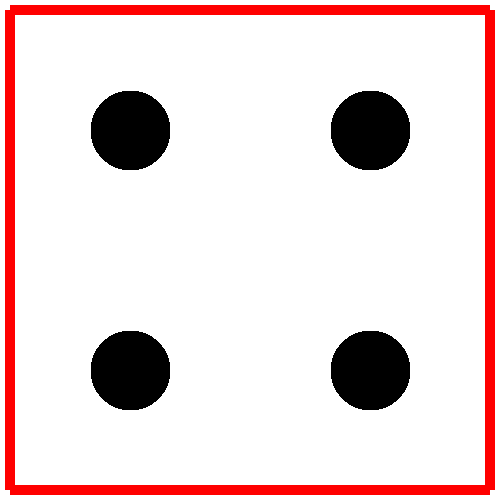
#> input picture Interpreter/Die_Test/4.png, 500 x 500 px, given in place of img_postthresh.png, which was not available
$ python harris_corner.py   (older library calls are emulated)
#> lines starting #> are read from the running program, lines starting #| are printed output that depends on the picture; pictures that were not available may be replaced by others from this repository, and a replacement may not be noted
import cv2
import numpy as np
import scipy.misc as msc

def harris_corner(img_ref,img_crop):
    # print('corner')
    gray = np.float32(img_ref)
    dst = cv2.cornerHarris(gray,10,3,0.01)

    #result is dilated for marking the corners, not important
    dst = cv2.dilate(dst,None)
    dst = dst-dst.min()
    dst = (dst*255.0/dst.max())
    print(dst)
    # print(dst.max())
    # print(dst.min())
    # Threshold for an optimal value, it may vary depending on the image.

    h,w = dst.shape
    corners = np.array([[[h,w],[h,0]],[[0,w],[0,0]]])
    r = 0
    c = 0
    # print('iter')
    # print(dst.shape)
    dstmin = dst.min()+50
    for p in np.nditer(dst):
        # print('r:{} c:{} p:{}'.format(r,c,p))
        if p > dstmin:
            if r <= corners[0,0,0] and c <= corners[0,0,1]:
                corners[0,0,0] = r
                corners[0,0,1] = c
            if r <= corners[0,1,0] and c >= corners[0,1,1]:
                corners[0,1,0] = r
                corners[0,1,1] = c
            if r >= corners[1,0,0] and c <= corners[1,0,1]:
                corners[1,0,0] = r
                corners[1,0,1] = c
            if r >= corners[1,1,0] or c >= corners[1,1,1]:
                corners[1,1,0] = r
                corners[1,1,1] = c

        if(c == w-1):
            r = r+1
            c = 0
        else:
            c = c + 1
    # print('iter2')
    print(corners)
    minr = min(corners[0,0,0],corners[0,1,0],corners[1,0,0],corners[1,1,0])
    minc = min(corners[0,0,1],corners[0,1,1],corners[1,0,1],corners[1,1,1])
    maxr = max(corners[0,0,0],corners[0,1,0],corners[1,0,0],corners[1,1,0])
    maxc = max(corners[0,0,1],corners[0,1,1],corners[1,0,1],corners[1,1,1])
    print('min/max matrix: [{},{},{},{}]'.format(minr,maxr,minc,maxc))
    img_cropped = img_crop[minr:maxr,minc:maxc]
    # print(dst)
    msc.imsave('corners.png',dst)
    msc.imsave('cropped.png',img_cropped)

    return img_cropped

img = cv2.imread('img_postthresh.png')
#> img is the input picture: shape (500, 500, 3); mean B, G, R 215.1, 215.1, 234.5
img = cv2.cvtColor(img,cv2.COLOR_BGR2GRAY)
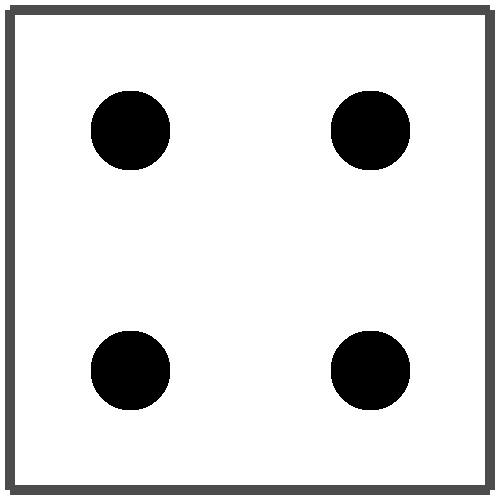
#> img: shape (500, 500); min 0, max 255, mean 220.9
img2 = cv2.imread('orig.png')
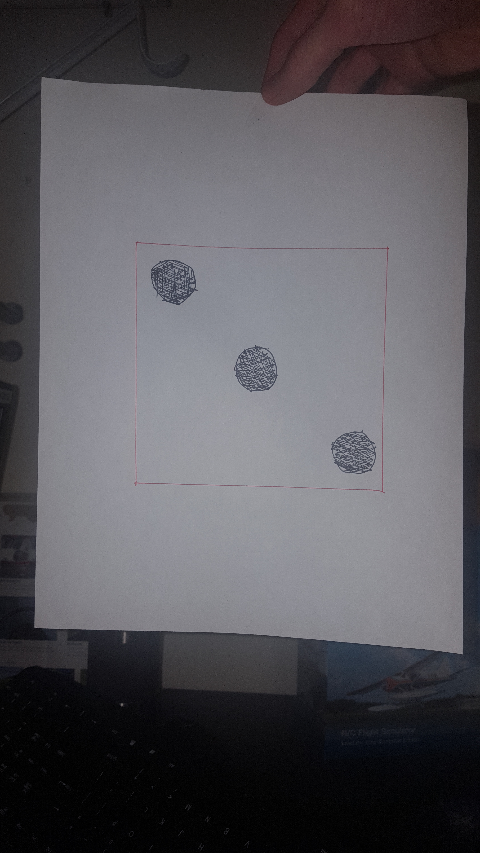
#> input picture Interpreter/Die_Test/orig.png, 480 x 853 px, found by its file name
#> img2 is the input picture: shape (853, 480, 3); mean B, G, R 91.7, 86.9, 88.4
img2 = cv2.cvtColor(img2,cv2.COLOR_BGR2GRAY)
#> img2: shape (853, 480)
h,w = img.shape
#> h = 500; w = 500
img = cv2.resize(img,(480,int(h*480/w)))
#> img: shape (480, 480)
img2 = cv2.resize(img2,(480,int(h*480/w)))
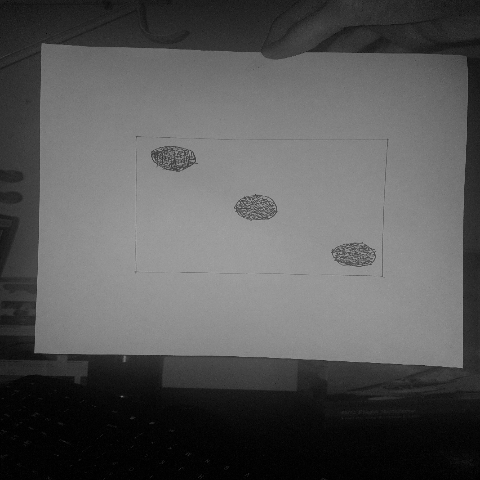
#> img2: shape (480, 480); min 0, max 166, mean 87.8
msc.imsave('check1.png',img)
msc.imsave('check2.png',img2)
harris_corner(img,img2)
#> in harris_corner, `dst = cv2.cornerHarris(gray,10,3,0.01)`:
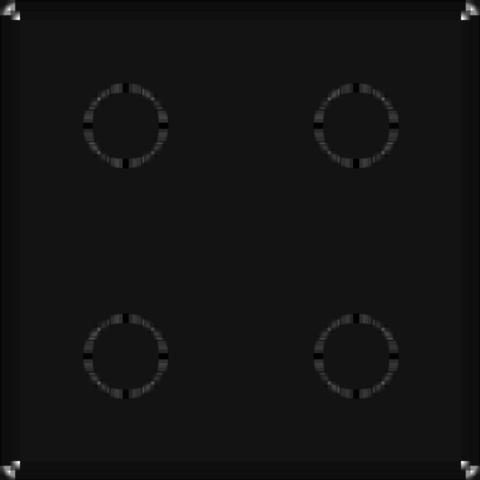
#> dst: shape (480, 480) float32; min -1213919.1, max 15006112, mean 21901.9; drawn with min black and max white
#> (printed output is left out)
#> in harris_corner, `dstmin = dst.min()+50`: dstmin = 50
#> the loop in harris_corner, `for p in np.nditer(dst): # print('r:{} c:{} p:{}'.format(r,c,p))` made 230400 passes
#> p on passes 1 to 12: 19.08, 19.08, 19.08, 19.09, 19.28, 21.35, 26.78, 31.97, 36.91, 41.62, 46.08, 50.31
#> after the loop in harris_corner, `for p in np.nditer(dst):`: c = 0; r = 480
#| [[[  0  11]
#|   [  0 469]]
#|  [[469   0]
#|   [479 471]]]
#> in harris_corner, `minr = min(corners[0,0,0],corners[0,1,0],corners[1,0,0],corners[1,1,0])`: minr = 0
#> in harris_corner, `maxr = max(corners[0,0,0],corners[0,1,0],corners[1,0,0],corners[1,1,0])`: maxr = 479
#> in harris_corner, `maxc = max(corners[0,0,1],corners[0,1,1],corners[1,0,1],corners[1,1,1])`: maxc = 471
#| min/max matrix: [0,479,0,471]
#> in harris_corner, `img_cropped = img_crop[minr:maxr,minc:maxc]`:
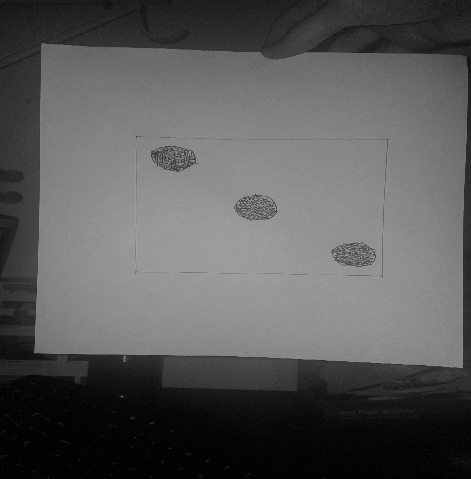
#> img_cropped: shape (479, 471); min 0, max 166, mean 89
#> in harris_corner, `msc.imsave('corners.png',dst)`:
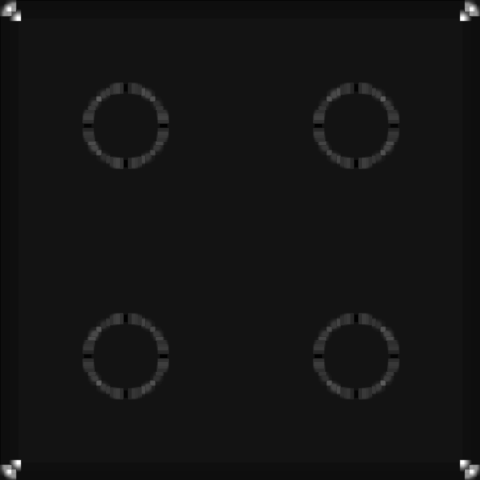
#> saved as corners.png: PIL image 480x480 L; min 0, max 255, mean 20.2
